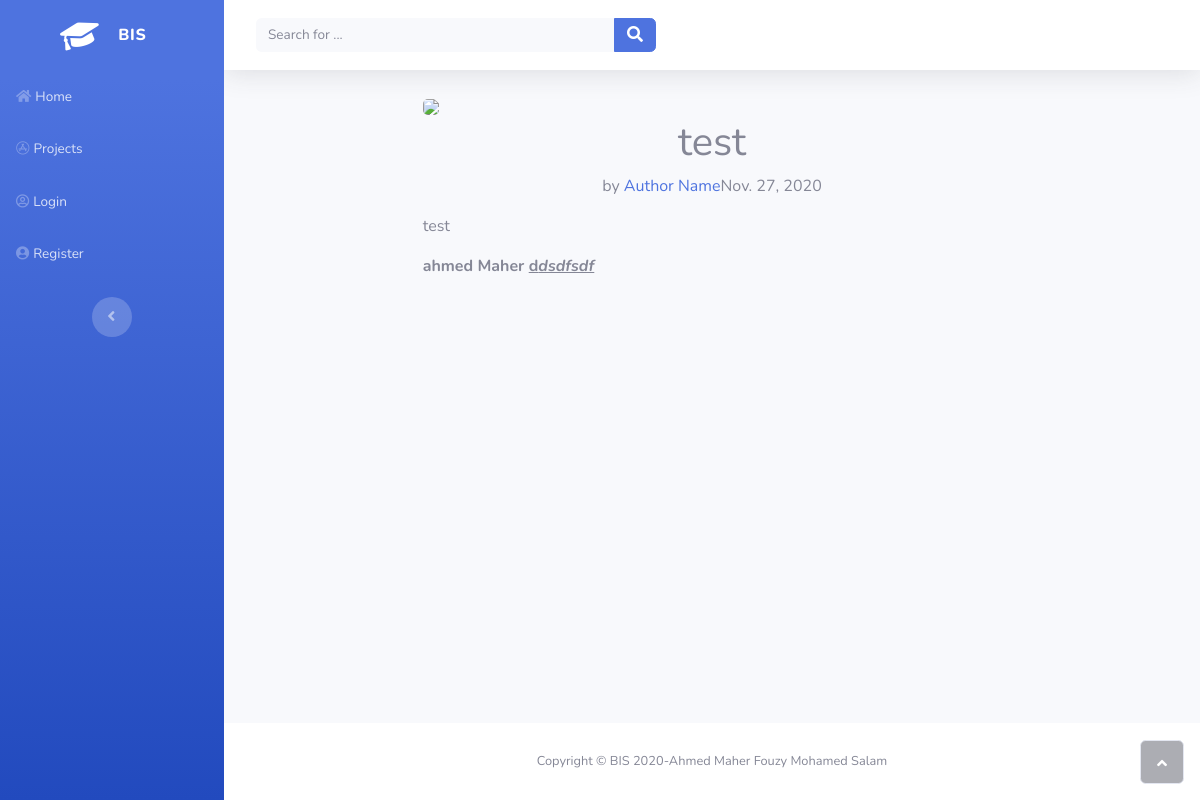
The app's page /projects/14 with its own data.
### projects/models.py (models this page shows, shortened)
class Projects(models.Model):
    class Meta:
        verbose_name = 'Project'
        verbose_name_plural = 'Projects'
    title = models.CharField(max_length=50)
    summary = models.CharField(max_length=250)
    detail = RichTextField()
    release_date = models.DateField()
    tag = models.CharField(max_length=50)
    img = models.ImageField(upload_to="media/projects" , blank = True)

### projects/views.py (the view)
# urls.py: path("/<int:pk>" , ProjectsDetailView.as_view() , name="detail")
class ProjectsDetailView(DetailView):
    model = Projects
    template_name = 'projects/detail.html'

### projects/templates/projects/detail.html (shortened to what this page needs)
{% extends 'home/base.html'%}
{% block content %}
<div class="article-clean">
    <div class="container">
        <div class="row">
            <div class="col-lg-10 col-xl-8 offset-lg-1 offset-xl-2">
                <img class="img-fluid" src="\{{ projects.img }} ">
                <div class="intro">
                    <h1 class="text-center">{{ projects.title }}</h1>
                    <p class="text-center"><span class="by">by</span> <a href="#">Author Name</a><span class="date">{{ projects.release_date }}</span></p>
                </div>
                <div class="text">
                    <p>
                        {{ projects.summary }}
                    </p>
                    <p>
                        {{ projects.detail|safe }}
                    </p>
                </div>
            </div>
        </div>
    </div>
</div>
{% endblock %}

### records on screen
Projects: title "test", release_date "Nov. 27, 2020", summary "test", detail "ahmed Maher d dsdfsdf"
